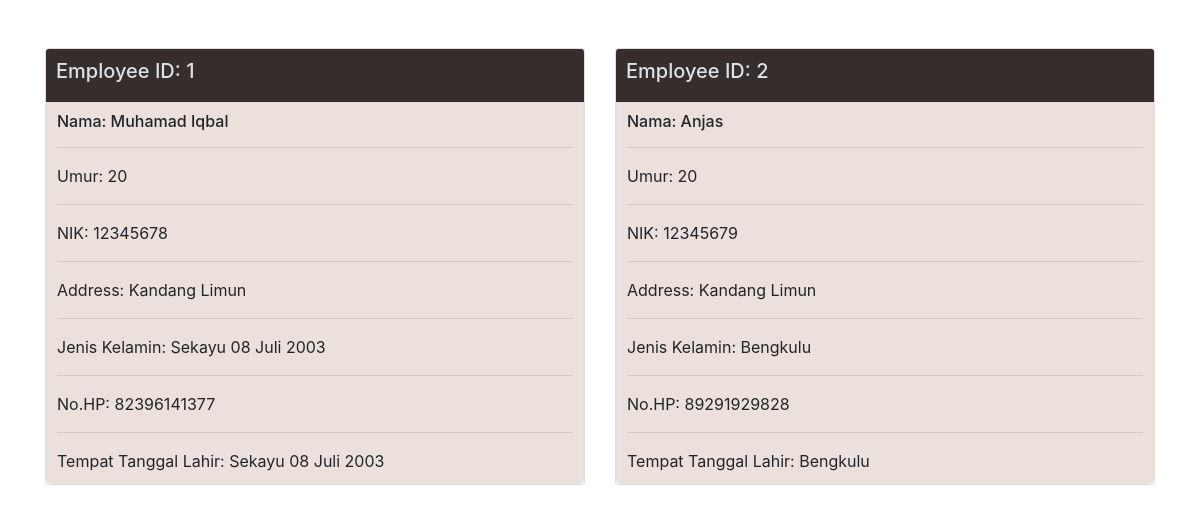
Page /data on the committed database.
### models.py (models this page shows, shortened)
class EmployeeModel(db.Model):
    __tablename__ = "employees"
    id = db.Column(db.Integer, primary_key=True)
    employee_id = db.Column(db.Integer(), unique=True)
    name = db.Column(db.String())
    age = db.Column(db.Integer())
    nik = db.Column(db.String(80))
    address = db.Column(db.String())
    jk = db.Column(db.String())
    hp = db.Column(db.Integer())
    tgl_lahir = db.Column(db.String())

### app.py (the view)
@app.route('/data')
def RetrieveList():
    employees = EmployeeModel.query.all()
    print(employees)  # Debugging: mencetak daftar karyawan di console
    return render_template('datalist.html', employees=employees)

### templates/datalist.html (shortened to what this page needs)
<!DOCTYPE html>
<html lang="en">
<head>
    <link href="https://stackpath.bootstrapcdn.com/bootstrap/4.5.2/css/bootstrap.min.css" rel="stylesheet">
</head>
<body>
    <div class="container mt-5">
        <div class="row">
            {% for employee in employees %}
            <div class="col-md-6">
                <div class="card employee-card">
                    <div class="card-header employee-header">
                        <h5>Employee ID: {{employee.employee_id}}</h5>
                    </div>
                    <div class="card-body employee-body">
                        <h6 class="card-title">Nama: {{employee.name}}</h6><hr>
                        <p class="card-text">Umur: {{employee.age}}</p><hr>
                        <p class="card-text">NIK: {{employee.nik}}</p><hr>
                        <p class="card-text">Address: {{employee.address}}</p><hr>
                        <p class="card-text">Jenis Kelamin: {{employee.tgl_lahir}}</p><hr>
                        <p class="card-text">No.HP: {{employee.hp}}</p><hr>
                        <p class="card-text">Tempat Tanggal Lahir: {{employee.tgl_lahir}}</p>
                    </div>
                </div>
            </div>
            {% endfor %}
        </div>
    </div>
</body>
</html>

### templates/datalist.html (style rules this page uses)
.employee-card { margin-bottom: 20px; }
.employee-header { background-color: #352e2c; padding: 10px; border-radius: 5px 5px 0 0; color: #dee2e6; }
.employee-body { padding: 10px; border: 1px solid #dee2e6; border-top: none; border-radius: 0 0 5px 5px; background-color: #ece0dd; }

### rows in the picture
EmployeeModel: employee_id "1", name "Muhamad Iqbal", age "20", nik "12345678", address "Kandang Limun", tgl_lahir "Sekayu 08 Juli 2003", hp "82396141377"
EmployeeModel: employee_id "2", name "Anjas", age "20", nik "12345679", address "Kandang Limun", tgl_lahir "Bengkulu", hp "89291929828"
